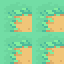

Rendered tile map (Tiled .tmx) drawn with the repository's tilesets; below, a short description and the full map source, tile grids included:
An orthogonal 2x2 tile map with 32x32 px tiles, 1 tile layer (Ground) and 1 object (Start).

<map version="1.10" tiledversion="1.10.2" orientation="orthogonal" renderorder="right-down" width="2" height="2" tilewidth="32" tileheight="32" infinite="0" nextlayerid="3" nextobjectid="2">
 <properties>
  <property name="pa_schema_version" type="int" value="1" />
  <property name="map_id" value="phase2b_missing_collision" />
  <property name="map_display_name" value="Phase 2B Missing Collision" />
  <property name="region_id" value="test" />
  <property name="region_name" value="Test Region" />
 </properties>
 <tileset firstgid="1" name="floors" tilewidth="32" tileheight="32" tilecount="30" columns="5">
  <image source="../../../assets/tilesets/fiver/tiles_env2_floors32.png" width="160" height="192" />
 </tileset>
 <layer id="1" name="Ground" width="2" height="2">
  <data encoding="csv">
1,1,
1,1
  </data>
 </layer>
 <objectgroup id="2" name="PA_Spawns">
  <object id="1" name="Start" x="0" y="0">
   <properties>
    <property name="spawn_id" value="Start" />
   </properties>
   <point />
  </object>
 </objectgroup>
</map>
